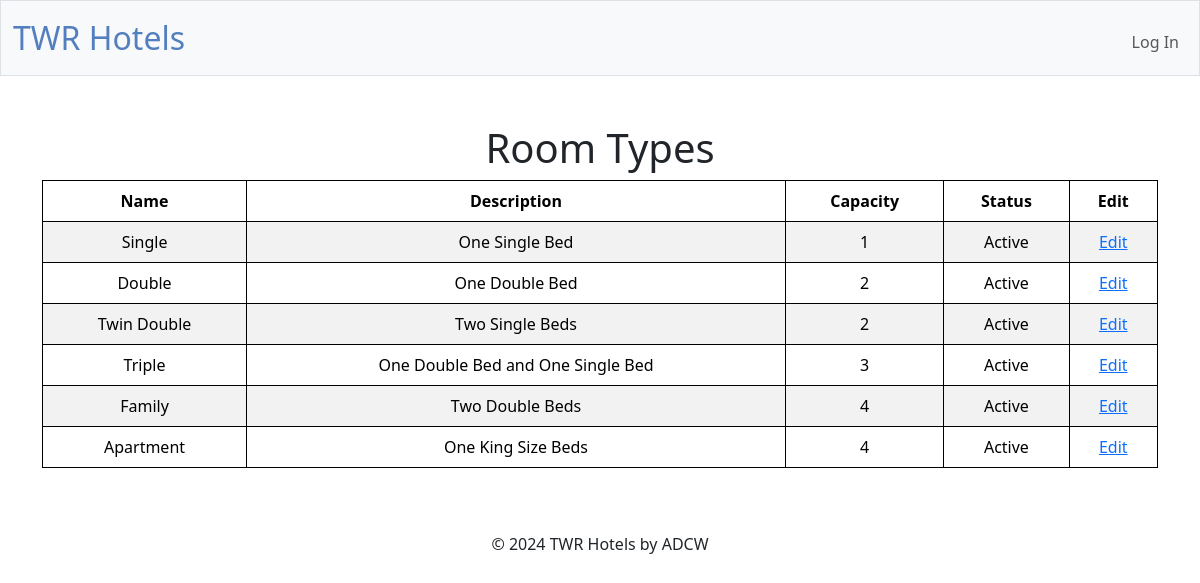
/roomTypes, run on the app's committed database.
### tables this page shows
CREATE TABLE "roomTypes" (typeID INTEGER PRIMARY KEY AUTOINCREMENT NOT NULL,name TEXT NOT NULL, description TEXT, capacity INTEGER NOT NULL, statusID INTEGER NOT NULL, FOREIGN KEY (statusID) REFERENCES status(statusID));

CREATE TABLE "status" (statusID INTEGER PRIMARY KEY AUTOINCREMENT NOT NULL, status TEXT NOT NULL);

### app.py (the view)
@app.route("/roomTypes", methods=["GET"])
@manager_required
def roomTypes():
    roomTypes = db.execute(
        "SELECT roomTypes.*, status.status FROM roomTypes INNER JOIN status ON roomTypes.statusID = status.statusID ORDER BY capacity ASC")
    return render_template("roomTypes.html", roomTypes=roomTypes)

### app.py (called while the page is built)
@app.after_request
def after_request(response):
    response.headers["Cache-Control"] = "no-cache, no-store, must-revalidate"
    response.headers["Expires"] = 0
    response.headers["Pragma"] = "no-cache"
    return response

### templates/roomTypes.html (shortened to what this page needs)
{% extends "layout.html" %}
{% block main %}
<h1>Room Types</h1>
<table class="table table-striped">
    <thead>
        <tr>
            <th>Name</th>
            <th>Description</th>
            <th>Capacity</th>
            <th>Status</th>
            <th>Edit</th>
        </tr>
    </thead>
    <tbody>
        {% for roomType in roomTypes %}
            <tr>
                <td>{{ roomType["name"] }}</td>
                <td>{{ roomType["description"] }}</td>
                <td>{{ roomType["capacity"] }}</td>
                <td>{{ roomType["status"] }}</td>
                <td><a href="/edit_roomType?typeid={{ roomType['typeID'] }}">Edit</a></td>
            </tr>
        {% endfor %}
    </tbody>
</table>
{% endblock %}

### templates/layout.html (shortened to what this page needs)
<!DOCTYPE html>
<html lang="en">
    <head>
        <link href="https://cdn.jsdelivr.net/npm/bootstrap@5.3.3/dist/css/bootstrap.min.css" rel="stylesheet">
        <link href="/static/styles.css" rel="stylesheet">
    </head>
    <body>
        <nav class="bg-light border navbar navbar-expand-md navbar-light">
            <div class="container-fluid">
                <a class="navbar-brand" href="/"><span class="blue">TWR Hotels</span></a>
                <div class="collapse navbar-collapse" id="navbar">
                    {% if session["user_id"] %}
                        <ul class="navbar-nav me-auto mt-2">
                            <li class="nav-item"><a class="nav-link" href="/guests">Guests</a></li>
                            <li class="nav-item"><a class="nav-link" href="/bookings">Bookings</a></li>
                            <li class="nav-item"><a class="nav-link" href="/rooms">Rooms</a></li>
                            <li class="nav-item"><a class="nav-link" href="/hotels">Hotels</a></li>
                            <li class="nav-item"><a class="nav-link" href="/roomTypes">Room types</a></li>
                            <li class="nav-item"><a class="nav-link" href="/mealPlans">Meal plans</a></li>
                            <li class="nav-item"><a class="nav-link" href="/staff">Staff</a></li>
                        </ul>
                        <ul class="navbar-nav ms-auto mt-2">
                            <li class="nav-item"><a class="nav-link">Hello, {{ session["username"] }}!</a></li>
                            <li class="nav-item"><a class="nav-link" href="/changepw">Change Password</a></li>
                            <li class="nav-item"><a class="nav-link" href="/logout">Log Out</a></li>
                        </ul>
                    {% else %}
                        <ul class="navbar-nav ms-auto mt-2">
                            <li class="nav-item"><a class="nav-link" href="/login">Log In</a></li>
                        </ul>
                    {% endif %}
                </div>
            </div>
        </nav>
        <main class="container py-5 text-center">
            {% block main %}{% endblock %}
        </main>
    </body>
    <footer class="mb-5">
        <div class="container text-center">
            <p id="copy"></p>
        </div>
    </footer>
</html>

### static/styles.css (style rules this page uses)
nav .navbar-brand { font-size: xx-large; }
nav .navbar-brand .blue { color: #537fbe; }
table { background-color: transparent; margin-bottom: 1rem; width: 100%; }
table th, table td { padding: 0.75rem; vertical-align: middle; border-collapse: collapse; border: 1px solid; }
tbody tr:nth-of-type(odd) { background-color: rgb(179, 208, 255, 0.3) }

### data on the page
roomTypes: name "Single", description "One Single Bed", capacity "1", status "Active"
roomTypes: name "Double", description "One Double Bed", capacity "2", status "Active"
roomTypes: name "Twin Double", description "Two Single Beds", capacity "2", status "Active"
roomTypes: name "Triple", description "One Double Bed and One Single Bed", capacity "3", status "Active"
roomTypes: name "Family", description "Two Double Beds", capacity "4", status "Active"
roomTypes: name "Apartment", description "One King Size Beds", capacity "4", status "Active"
